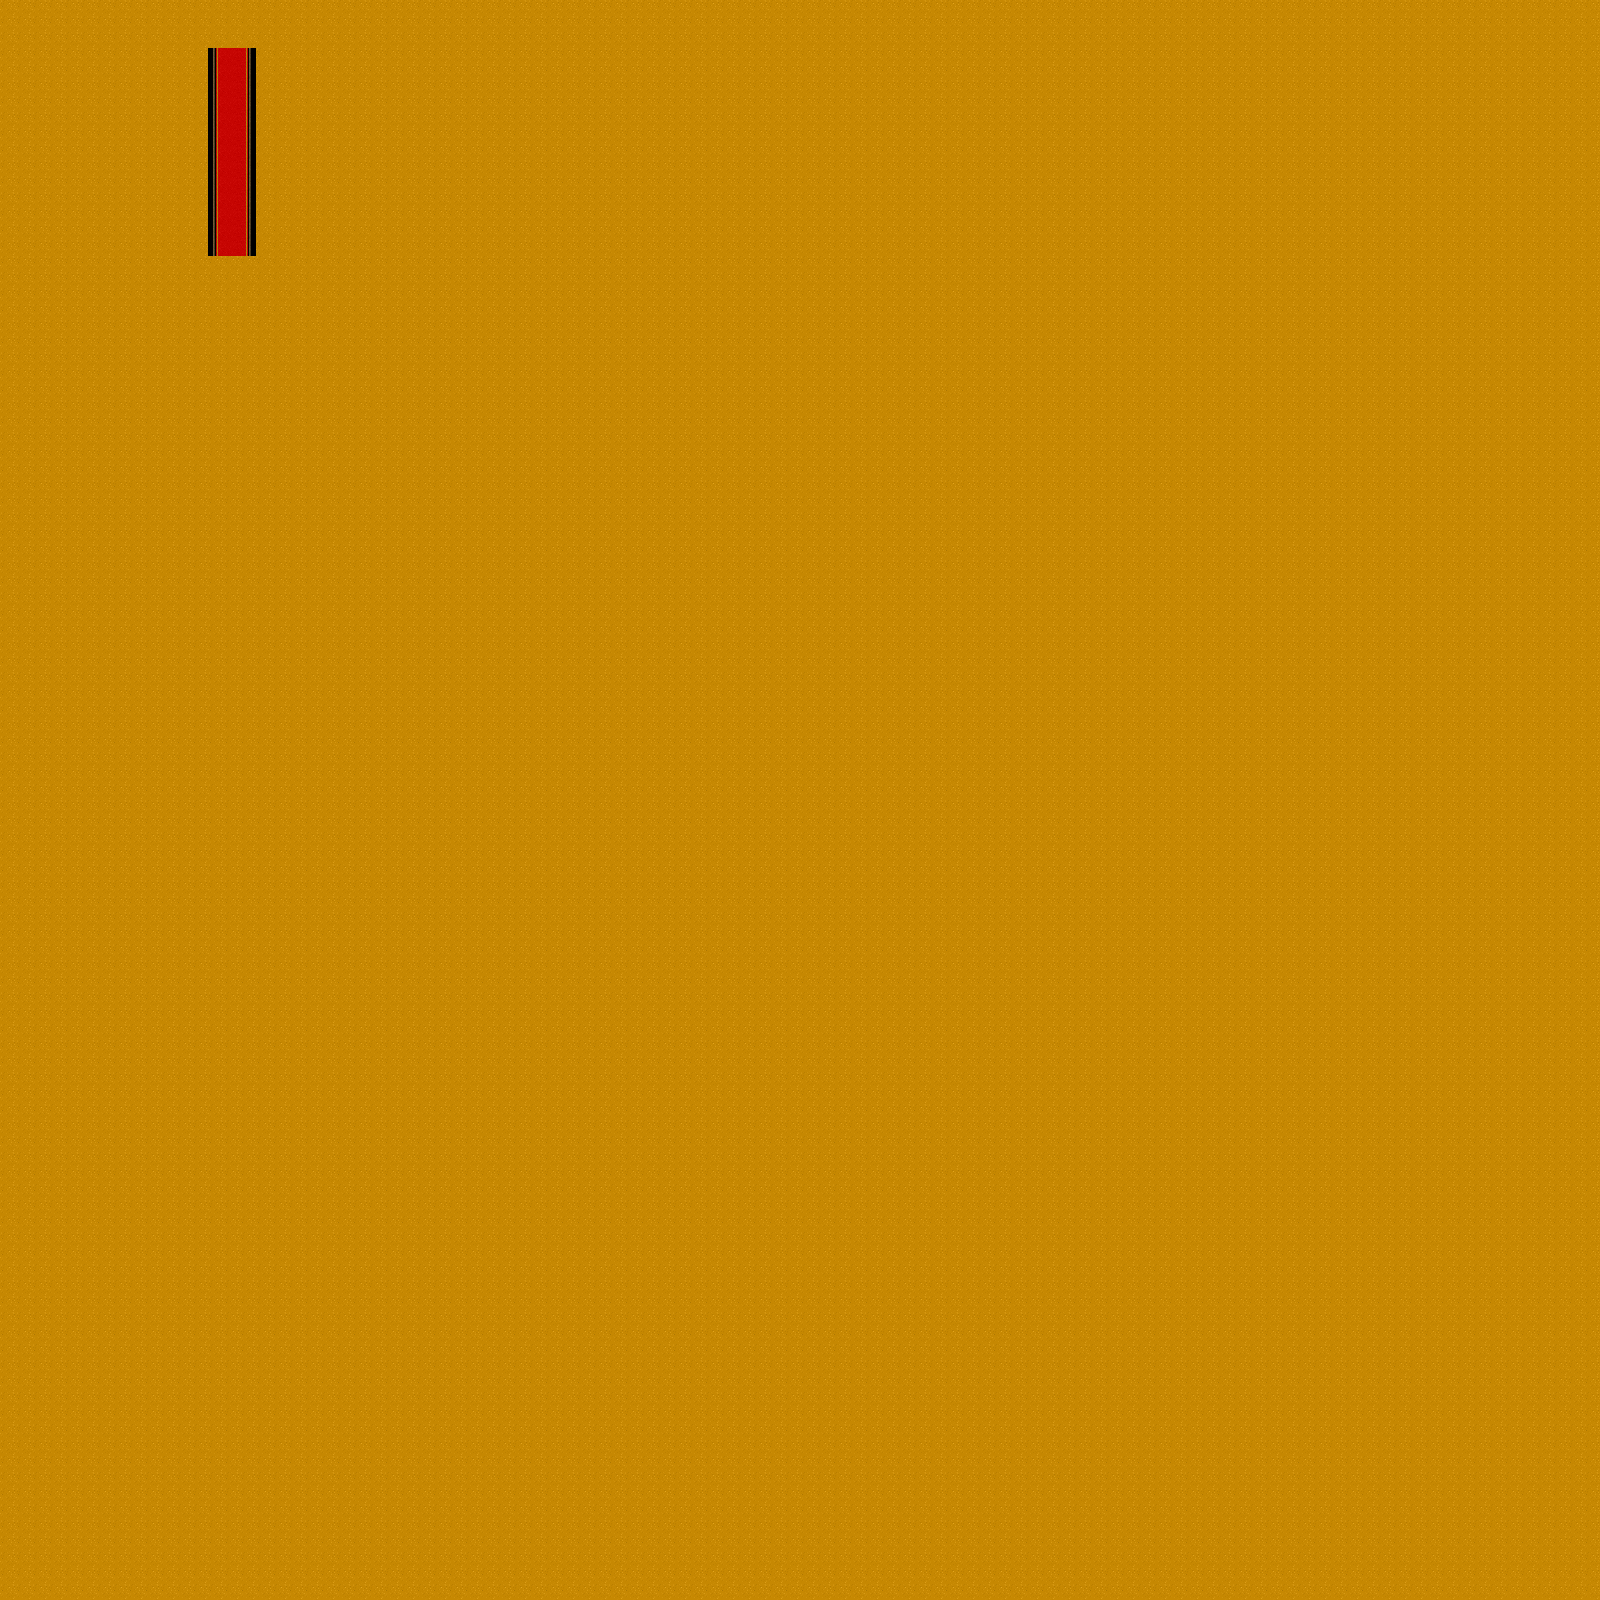

Rendered tile map (Tiled .tmx) drawn with the repository's tilesets; below, a short description and the map source with its tile grids summarised:
An orthogonal 100x100 tile map with 16x16 px tiles, 1 tile layer (Tile Layer 1) and 12 objects (9x guard, 2x trigger, spawnpoint).

<map version="1.0" orientation="orthogonal" renderorder="right-down" width="100" height="100" tilewidth="16" tileheight="16" nextobjectid="16">
 <tileset firstgid="1" name="InsideTest" tilewidth="16" tileheight="16" tilecount="289" columns="17">
  <image source="Tilesets/InsideTest.png" width="272" height="272" />
 </tileset>
 <layer name="Tile Layer 1" width="100" height="100">
  <data>[10000 cells, 10000 non-empty, 4 distinct tile ids]</data>
 </layer>
 <objectgroup name="Spawns">
  <object id="1" name="Player Spawn" type="spawnpoint" gid="3" x="222" y="60" width="16" height="16">
   <properties>
    <property name="tag" value="PlayerSpawnPoint" />
   </properties>
  </object>
  <object id="2" name="Guard" type="guard" gid="2" x="347" y="267" width="16" height="16" />
  <object id="6" name="Guard" type="guard" gid="2" x="265" y="301" width="16" height="16" />
  <object id="7" name="Guard" type="guard" gid="2" x="190" y="283" width="16" height="16" />
  <object id="8" name="Guard" type="guard" gid="2" x="129" y="284" width="16" height="16" />
  <object id="9" name="Guard" type="guard" gid="2" x="89" y="222" width="16" height="16" />
  <object id="10" name="Guard" type="guard" gid="2" x="147" y="192" width="16" height="16" />
  <object id="11" name="Guard" type="guard" gid="2" x="120" y="131" width="16" height="16" />
  <object id="12" name="Guard" type="guard" gid="2" x="300" y="208" width="16" height="16" />
  <object id="13" name="Guard" type="guard" gid="2" x="327" y="125" width="16" height="16" />
 </objectgroup>
 <objectgroup name="Triggers">
  <object id="14" name="Level" type="trigger" x="186" y="402" width="94" height="75">
   <properties>
    <property name="action" value="nextlevel" />
   </properties>
  </object>
  <object id="15" name="RIP" type="trigger" x="196" y="21" width="64" height="53">
   <properties>
    <property name="action" value="alert" />
   </properties>
  </object>
 </objectgroup>
</map>
